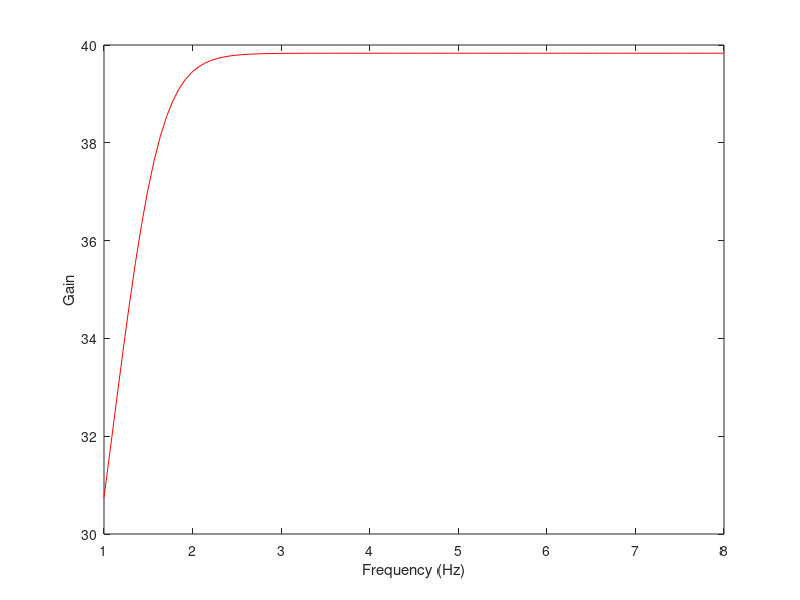

Write MATLAB code to recreate this figure.
%Gain Stage%

VT = 25e-3;
BFN = 178.7;
VAFN = 69.7;
RE1 = 100;
RC1 = 2500;
RB1 = 20000;
RB2 = 1500;
VBEON = 0.7;
VCC = 12;
RS = 100;
Ci = 300e-06;
CB = 300e-06;
Co = 200e-6;
Vin = 0.01;
f = logspace(1,8, 100);
w = 2*pi*f;
Zci = 1./(j*w*Ci);
ZcB = 1./(j*w*CB);
RB=1/(1/RB1+1/RB2);
VEQ=RB2/(RB1+RB2)*VCC;
IB1=(VEQ-VBEON)/(RB+(1+BFN)*RE1);
IC1=BFN*IB1;
IE1=(1+BFN)*IB1;
VE1=RE1*IE1;
VO1=VCC-RC1*IC1;
VCE=VO1-VE1;
printf("valoresiniciais_TAB\n");
printf("R1 = %e \n", RB1);
printf("R2 = %e \n", RB2);
printf("RC = %e \n", RC1);
printf("Re = %e \n", RE1);
printf("Rout = %e \n", RE1);
printf("Ci = %e \n", Ci);
printf("CB = %e \n", CB);
printf("Co = %e \n", Co);
printf("valoresiniciais_END\n\n");
gm1=IC1/VT;
rpi1=BFN/gm1;
ro1=VAFN/IC1;


for k=1:length(w)
R_sum = RB+RS;
Z_sum = Zci(k)+ZcB(k); 
G1 = [RE1 + ro1 + RC1, 0, -ro1, -RE1, 0;
    0, -RB, 0, 0, R_sum;
    -RE1, -ZcB(k), 0, RE1 + ZcB(k), 0; 
    0, RB+Z_sum+rpi1, 0, -ZcB(k), -RB
    0, gm1*rpi1, 1, 0, 0;];
G2 = [0; Vin; 0; 0; 0];
finalg = G1\G2;

Q2E1(k) = abs(RC1 * finalg(1));
AV1(k) = Q2E1(k)/Vin;
endfor
ZI1 = 1/(1/RB + 1/rpi1);
ZO1 = 1/(1/ro1+1/RC1);

GS = fopen ("GS.tex", "w");
fprintf(GS, "Input impedance & %e Ohm \\\\ \\hline \n \n", ZI1);
fprintf(GS, "Output impedance & %e Ohm \\\\ \\hline \n \n", ZO1);
fprintf(GS, "Gain & %e V \\\\ \\hline \n \n", mean(abs(AV1)));
fclose (GS);


%Output Stage%
BFP = 227.3;
VAFP = 37.2;
RE2 = 100;
VEBON = 0.7;
VI2 = VO1;
IE2 = (VCC-VEBON-VI2)/RE2;
IC2 = BFP/(BFP+1)*IE2;
VO2 = VCC - RE2*IE2;

gm2 = IC2/VT;
go2 = IC2/VAFP;
gpi2 = gm2/BFP;
ge2 = 1/RE2;
RL=8;

I2 = zeros(length(w),3);
vo2 = zeros(1,length(w));
AV2 = zeros(1,length(w));

for k=1:length(w)
O1 = [1/gpi2+RE2,-RE2, 0;
      gm2*1/gpi2, 0, 1; 
      -RE2, RE2+1/go2, -1/go2];

O2 = [Q2E1(k); 0; 0];
finalo = O1\O2;

Q2E2(k) = abs((finalo(1)-finalo(2))*RE2);
AV2(k) = Q2E2(k)/Q2E1(k);
endfor

gB = 1/(1/gpi2+ZO1)
ZI2 = (gm2+gpi2+go2+ge2)/gpi2/(gpi2+go2+ge2);
ZO2 = 1/(gm2+gpi2+go2+ge2);
ZO = 1/(go2+gm2/gpi2*gB+ge2+gB)

AVtot = (gB+gm2/gpi2*gB)/(gB+ge2+go2+gm2/gpi2*gB)*AV1

fl = log10(f);
gB = 1/(1/gpi2+ZO1)
ZI=ZI1
ZOt=1/(go2+gm2/gpi2*gB+ge2+gB)

OS = fopen ("OS.tex", "w");
fprintf(OS, "Input impedance & %e Ohm \\\\ \\hline \n \n", ZI2);
fprintf(OS, "Output impedance & %e Ohm \\\\ \\hline \n \n", ZO2);
fprintf(OS, "Gain & %e V \\\\ \\hline \n \n", mean(abs(AV2)));
fclose (OS);

graph = figure();
plot(fl,20*log10(AVtot),'r');
xlabel ("Frequency (Hz)");
ylabel ("Gain");
print(graph, "gain.eps", "-color");

TOTAL = fopen ("TOTAL.tex", "w");
fprintf(TOTAL, "Input impedance & %e Ohm \\\\ \\hline \n \n", ZI);
fprintf(TOTAL, "Output impedance & %e Ohm \\\\ \\hline \n \n", ZO);
fprintf(TOTAL, "Gain & %e V \\\\ \\hline \n \n", mean(abs(AVtot)));
fprintf(TOTAL, "Gain & %e dB \\\\ \\hline \n \n", 20*log10(mean(abs(AVtot))));
fclose (TOTAL);

